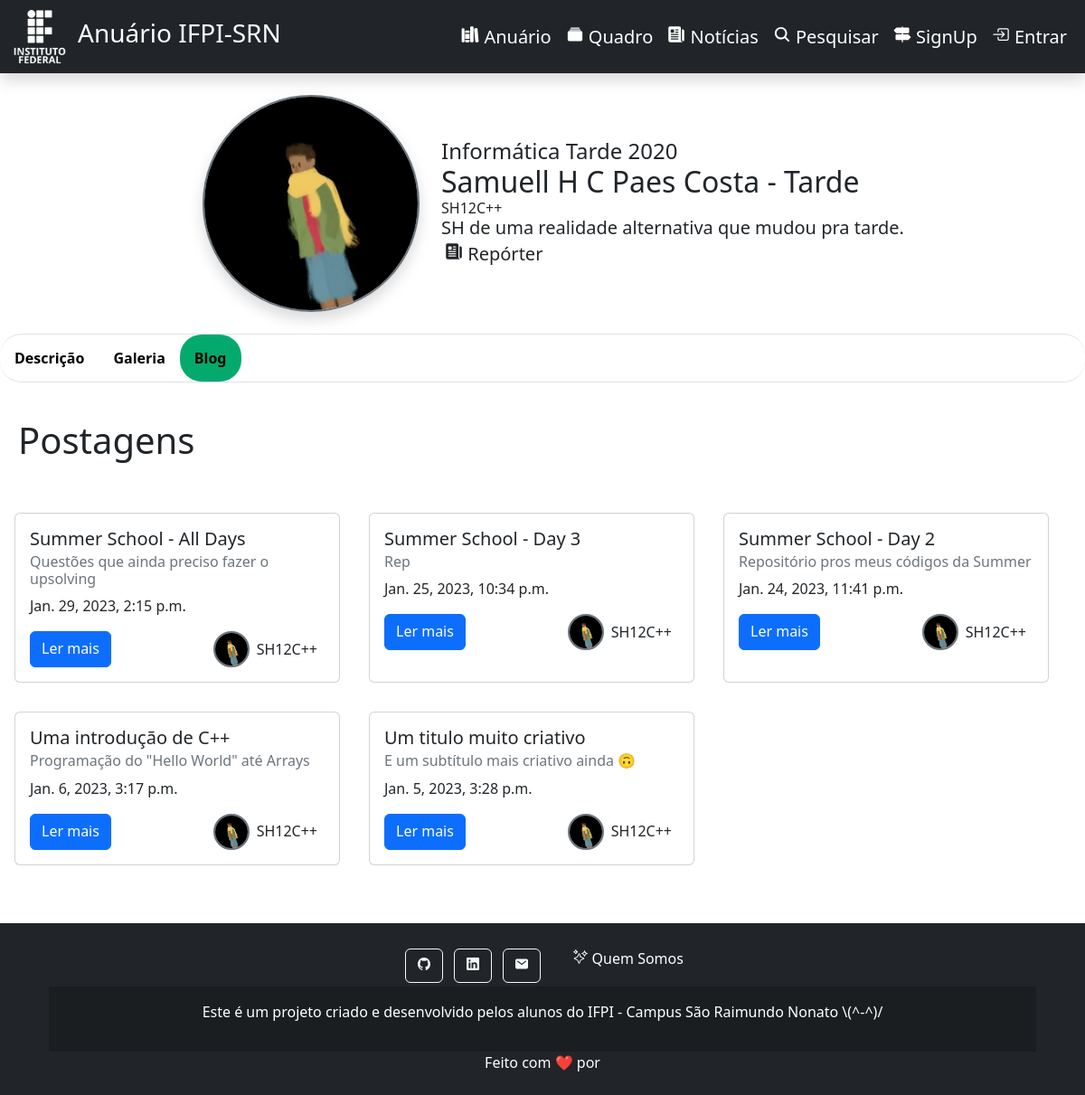
The app's page /aluno/7/posts with its own data.
### anuario/models.py (models this page shows, shortened)
class Aluno(models.Model):
    user = models.OneToOneField(settings.AUTH_USER_MODEL, on_delete=models.CASCADE, related_name='profile')
    foto = models.ImageField(upload_to=path_and_rename, default='images/alunos/perfil/default_profile.png')
    turma = models.ForeignKey(Turma, on_delete=models.RESTRICT)
    bio = models.CharField(max_length=150, blank=True)
    descricao = HTMLField(blank=True)
    validado = models.BooleanField(default=False)
    reporter = models.BooleanField(default=False)
    def __str__(self):
        if len(self.user.first_name) > 0:
            return self.user.first_name + ' ' + self.user.last_name
        else:
            return str(self.user)

class Turma(models.Model):
    anoDaFormatura = models.IntegerField(validators=[MinValueValidator(2000), MaxValueValidator(2100)])
    turno = models.CharField(max_length=1, choices=[('M', 'Manhã'), ('T', 'Tarde'),('N', 'Noite')])
    curso = models.CharField(max_length=3, choices=[('INF', 'Informática'), ('ADM', 'Administração')], default='INF')
    descricao = HTMLField(blank=True)
    foto = models.ImageField(upload_to=path_and_renameTurma, default='images/turmas/default_turma.png')
    representante = models.ForeignKey('Aluno', on_delete=models.RESTRICT, blank=True, null=True, related_name='representante')
    viceRep = models.ForeignKey('Aluno', on_delete=models.RESTRICT,   blank=True, null=True, related_name='viceRep')
    def getTurno(self):
        return str(self.curso)
    def __str__(self):
      if self.anoDaFormatura == 2000:
        return "Professor"
      return tradutor[self.getTurno()] + ' ' + tradutor[self.turno] + ' ' + str(self.anoDaFormatura)

class Post(models.Model):
    author = models.ForeignKey(settings.AUTH_USER_MODEL, on_delete=models.CASCADE)
    aluno = models.ForeignKey(Aluno, on_delete=models.SET_DEFAULT, default=1 )
    title = models.CharField(max_length=200)
    subtitle = models.CharField(max_length=400, default=" ")
    text = HTMLField()
    create_date = models.DateTimeField(default=timezone.now)
    publish_date = models.DateTimeField(blank=True, null=True)
    noticia = models.BooleanField(default=False)
    capa = models.ImageField(upload_to='images/posts', default='images/logos/news_default.jpg')

### anuario/views.py (the view)
# urls.py: path('aluno/<int:pk>/posts', views.aluno_posts, name='aluno_posts'),
def aluno_posts(request, pk):
  aluno = get_object_or_404(Aluno, pk=pk)
  posts = Post.objects.filter( author = aluno.user ).filter(noticia = False).order_by('-publish_date')
  if request.user.is_authenticated == False or request.user != aluno.user:
    posts = posts.filter(publish_date__lt = timezone.now())
  return render(request, 'aluno_detail_posts.html', {'aluno':aluno, 'posts':posts})

### anuario/context_processors.py (called while the page is built)
def getAlunoUser(request):
  if(request.user.is_authenticated):
    aluno = get_object_or_404(Aluno, user=request.user)
    return {'alunoUser':aluno}
  return {'alunoUser':{'pk':0}}

### anuario/templates/aluno_detail_posts.html (shortened to what this page needs)
{% extends 'aluno_detail_base.html' %}
{% load blog_extras %}
{% block detail %}
  <h1 class="titulo"> Postagens </h1>
  <div class="d-flex flex-wrap">
  {% for p in posts %}
    <div class="card m-3 crescer " style="width: 30vw;">
      <div class="card-body">
        <h5 class="card-title">{{p.title}} </h5>
        <h6 class="card-subtitle mb-2 text-muted" style=""> {{p.subtitle}} </h6>
        <p class="card-text"> {{p.publish_date}} </p>
        <div class="d-flex justify-content-between" style="">
          <a href="{% url 'post_detail' pk=p.pk %}" class="card-link btn btn-primary ">Ler mais</a>
          <div class="perfil-icon"> <a href="{% url 'aluno_posts' pk=p.aluno.pk %}" class="linkSemDec perfil-icon">
            <img src="/media/{{p.aluno.foto}}" class="perfil-icon-img border border-2 border-secondary" >
            <h6 style="margin: 0 0.5em;"> {{p.author}} </h6>
          </a> </div>
        </div>
      </div>
    </div>
  {% endfor %}
  </div>
{% endblock %}

### anuario/templates/aluno_detail_base.html (shortened to what this page needs)
{% extends 'base.html' %}
{% load blog_extras %}
{% block content %}
  <div class="perfil">
    <img src="/media/{{aluno.foto}}" class="fotoPerfil shadow border border-2 border-secondary">
    <div>
      <a class="page-link" href="{% url 'turma_detail' pk=aluno.turma.pk %}">
        <h4 class="m-0"> {{aluno.turma}} </h4>
      </a>
      <h2 class="m-0"> {{aluno}} </h2>
      <h6 class="m-0"> {{aluno.user}} </h6>
      <h5 class="m-0"> {{aluno.bio}} </h5>
      {% if aluno.reporter %} <h5 class="m-1"> <ion-icon name="newspaper"></ion-icon> Repórter </h5> {% endif %}
    </div>
  </div>
  <div>
    <ul class="profileMenu border-top border-bottom">
      <li><a id='pdesc'  href="{% url 'aluno_detail' pk=aluno.pk %}"> <strong> Descrição </strong></a></li>
      <li><a id='pfotos' href="{% url 'aluno_fotos'  pk=aluno.pk %}"> <strong> Galeria   </strong></a></li>
      <li><a id='pposts' href="{% url 'aluno_posts'  pk=aluno.pk %}"> <strong> Blog      </strong></a></li>
    </ul>
  </div>
  {% block detail %}
  {% endblock %}
{% endblock %}

### anuario/static/css/style.css (style rules this page uses)
body { display:flex; flex-direction:column; height:100vh; margin:0; _background-image: url("https://live.staticflickr.com/3652/3578616870_c920f1b221_c.jpg"); _background-size: 100%; _background-position: 20% 40%; _background-attachment: fixed; }
.titulo { margin: 1em 0.5em; }
.linkSemDec { text-decoration: none; color: inherit; }
.perfil { display: flex; align-items: center; padding: 0 0%; align-self: center; }
.fotoPerfil { width: 20vw; height: 20vw; margin: 2vw; object-fit: cover; border-radius: 100%; transition: transform .3s; flex-shrink: 0; }
.crescer { transition: transform .3s; }
.perfil-icon { align-items: center; display: flex; }
.perfil-icon-img { width: 2.5em; height: 2.5em; object-fit: cover; border-radius: 100%; }
.profileMenu { list-style-type: none; margin: 0; padding: 0; overflow: hidden; background-color: white; #d6d6d6; border-radius: 2vw; 0vw 0vw 0vw; }
.profileMenu li { float: left; }
.profileMenu li a { display: block; color: black; text-align: center; padding: 14px 16px; text-decoration: none; }
.activeMenu { border-radius: 2vw; background-color: #04AA6D; }

### records on screen
Aluno: foto (picture), turma "Informática Tarde 2020", user.last_name "Samuell H C Paes Costa - Tarde", user "SH12C++", bio "SH de uma realidade alternativa que mudou pra tarde."
Post: title "Summer School - All Days", subtitle "Questões que ainda preciso fazer o upsolving", publish_date "Jan. 29, 2023, 2:15 p.m.", aluno.foto (picture), author "SH12C++"
Post: title "Summer School - Day 3", subtitle "Rep", publish_date "Jan. 25, 2023, 10:34 p.m.", aluno.foto (picture), author "SH12C++"
Post: title "Summer School - Day 2", subtitle "Repositório pros meus códigos da Summer", publish_date "Jan. 24, 2023, 11:41 p.m.", aluno.foto (picture), author "SH12C++"
Post: title "Uma introdução de C++", subtitle "Programação do \"Hello World\" até Arrays", publish_date "Jan. 6, 2023, 3:17 p.m.", aluno.foto (picture), author "SH12C++"
Post: title "Um titulo muito criativo", subtitle "E um subtítulo mais criativo ainda 🙃", publish_date "Jan. 5, 2023, 3:28 p.m.", aluno.foto (picture), author "SH12C++"
